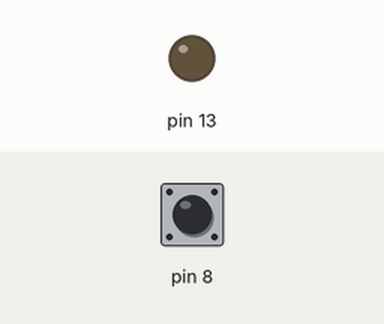
Bench run of a sketch on a simulated Arduino Uno, built with avr-gcc and run on an emulated ATmega328P. Shown: output pins drawn as LEDs (lit = HIGH). The inputs (shaded band) are chosen by the test bench; at power-on: pin 8 HIGH. What the sketch prints to the serial monitor is not drawn.

Above: at 1.2 s.
1.3 s: pin 8 pulled LOW for 0.15 s
At 1.38 s:
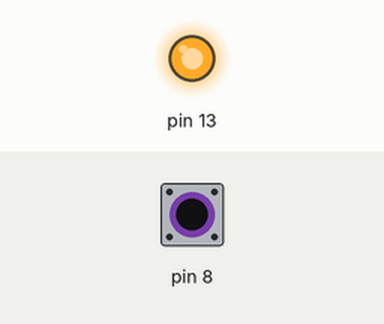
2.9 s: pin 8 pulled LOW for 3.2 s
At 7.3 s:
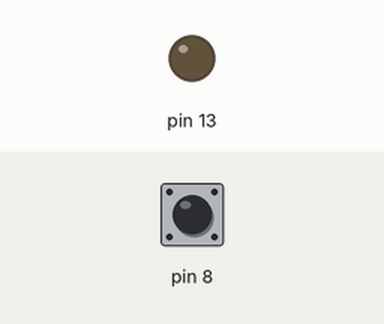
Timing chart, 0 to 8.8 s (numbered marks = the images above; inputs shaded):
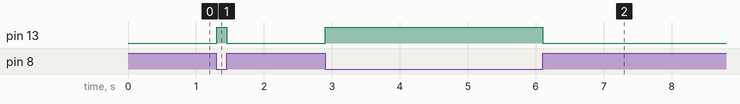

The sketch:

Push_Button.ino
```cpp
void setup() {
  // put your setup code here, to run once:
  Serial.begin(9600);
  pinMode(8, INPUT_PULLUP);
  pinMode(13,OUTPUT);
}


void loop() {
  // put your main code here, to run repeatedly:
  int a = digitalRead(8);
  Serial.println(a);

  a ? digitalWrite(13,LOW) : digitalWrite(13,HIGH);

/*
  if(a==1)
  {
    digitalWrite(13,LOW);
  }
  else
  {
    digitalWrite(13,HIGH);
  }
*/
}
```

Measured:
- after the input at 1.3 s, pin 13: LOW → HIGH at once, → LOW 0.15 s later
- after the input at 2.9 s, pin 13: LOW → HIGH at once, → LOW 3.2 s later
